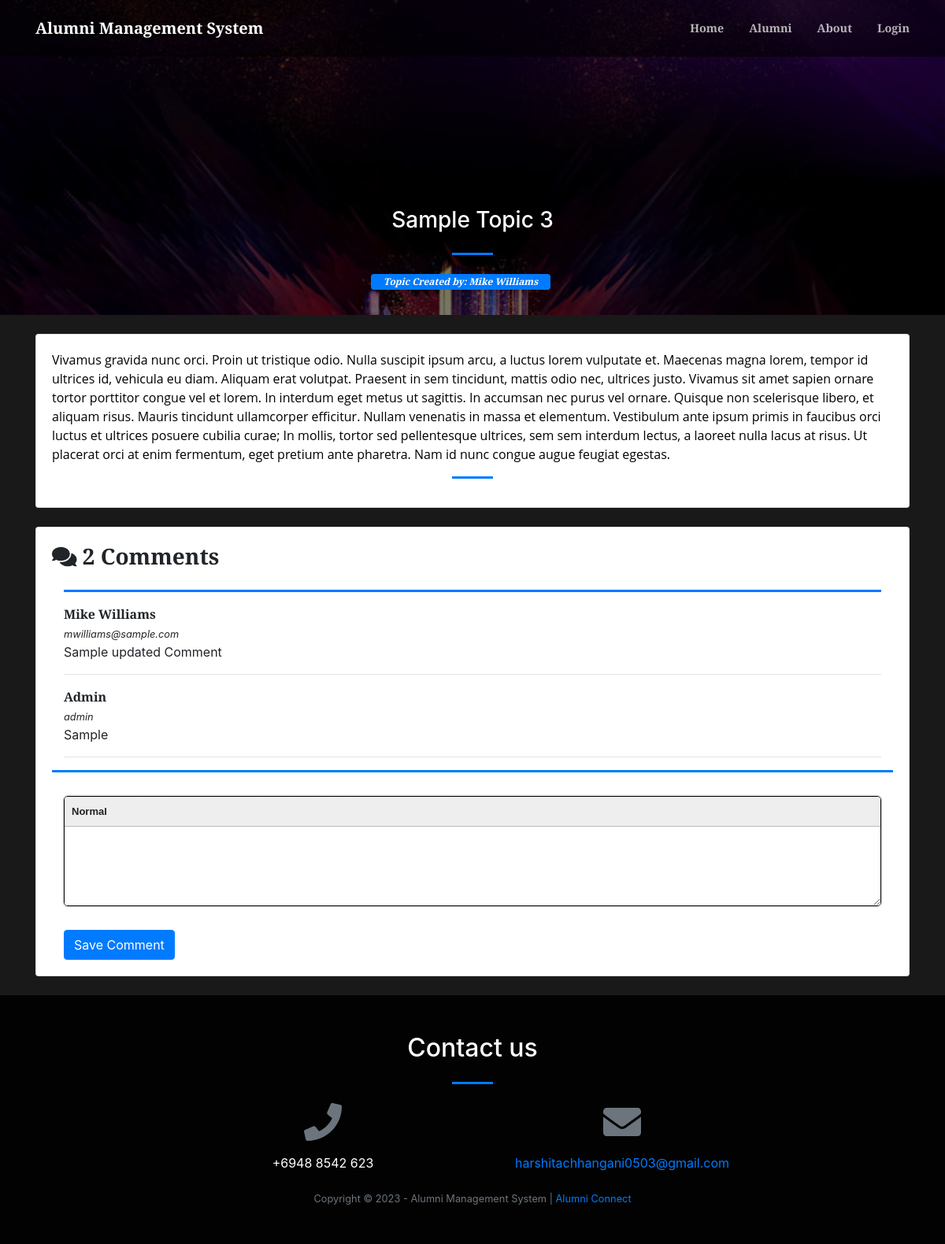
The page /index.php?page=view_forum&id=3 on the database its author committed.
### tables this page shows
CREATE TABLE `forum_comments` (
  `id` int(30) NOT NULL,
  `topic_id` int(30) NOT NULL,
  `comment` text NOT NULL,
  `user_id` int(30) NOT NULL,
  `date_created` datetime NOT NULL DEFAULT current_timestamp()
);

CREATE TABLE `users` (
  `id` int(30) NOT NULL,
  `name` text NOT NULL,
  `username` varchar(200) NOT NULL,
  `password` text NOT NULL,
  `type` tinyint(1) NOT NULL DEFAULT 3 COMMENT '1=Admin,2=Alumni officer, 3= alumnus',
  `auto_generated_pass` text NOT NULL,
  `alumnus_id` int(30) NOT NULL
);

### view_forum.php (the view, shortened to what this page needs)
<?php
include 'admin/db_connect.php';
?>
<header class="masthead">
    <div class="container-fluid h-100">
        <div class="row h-100 align-items-center justify-content-center text-center">
            <div class="col-lg-8 align-self-end mb-4 page-title">
                <h3 class="text-white"><?php echo $title ?></h3>
                <hr class="divider my-4" />
            <div class="row col-md-12 mb-2 justify-content-center">
                   <span class="badge badge-primary px-3 pt-1 pb-1">
                        <b><i>Topic Created by: <?php echo $name ?></i></b>
                    </span>
            </div>
            </div>
        </div>
    </div>
</header>
<div class="container mt-3 pt-2">
    <div class="card mb-4">
        <div class="card-body">
	            <?php echo html_entity_decode($description) ?>
        <hr class="divider">
        </div>
    </div>
  	<?php
  	$comments = $conn->query("SELECT f.*,u.name,u.username FROM forum_comments f inner join users u on u.id = f.user_id where f.topic_id = $id order by f.id asc");
  	?>
    <div class="card mb-4">
    	<div class="card-body">
    		<div class="col-lg-12">
    			<div class="row">
    				<h3><b> <i class="fa fa-comments"></i> <?php echo $comments->num_rows ?> Comments</b></h3>
    			</div>
    			<hr class="divider" style="max-width: 100%">
    			<?php
    			while($row= $comments->fetch_assoc()):
    			?>
    			<div class="form-group comment">
    				<p class="mb-0"><large><b><?php echo $row['name'] ?></b></large></p>
    				<small class="mb-0"><i><?php echo $row['username'] ?></i></small>
    				<br>
    				<?php echo html_entity_decode($row['comment']) ?>
    				<hr>
    			</div>
    		<?php endwhile; ?>
    		</div>
    			<hr class="divider" style="max-width: 100%">
    			<div class="col-lg-12">
    				<form action="" id="manage-comment">
    					<div class="form-group">
    					</div>
    					<button class="btn btn-primary">Save Comment</button>
    				</form>
    			</div>
    	</div>
    </div>
</div>

### view_forum.php (style rules this page uses)
header.masthead,header.masthead:before { min-height: 50vh !important; height: 50vh !important }
.masthead { min-height: 23vh !important; height: 23vh !important; }
.masthead:before { min-height: 23vh !important; height: 23vh !important; }

### rows shown on the page
forum_comments: user.name "Mike Williams", user.username "mwilliams@sample.com", comment "Sample updated Comment"
forum_comments: user.name "Admin", user.username "admin", comment "Sample"

### other values the page prints
$_SESSION['system']['name'] "Alumni Management System"
$title "Sample Topic 3"
$name "Mike Williams"
$comments->num_rows "2"
$_SESSION['system']['contact'] "+6948 8542 623"
$_SESSION['system']['email'] "harshitachhangani0503@gmail.com"
